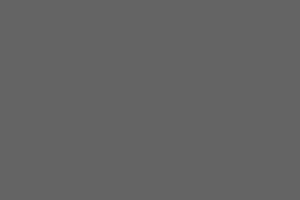
Frame 1 (no input)
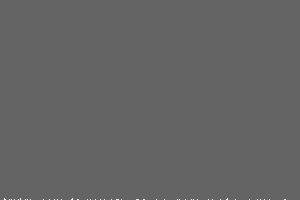
Frame 60 (the mouse pressed at the canvas centre just before this capture)
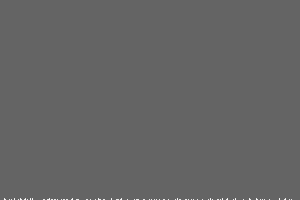
Frame 120 (the mouse held since frame 60 and released just before this capture)

The Processing sketch that drew these frames (run headless with seeded random() and noise(); from frame 60 on, the mouse is pressed at the canvas centre):

// Processing sketch: RandomDistribution
// ── RandomDistribution.pde
// Daniel Shiffman
// The Nature of Code
// Testing Distribution of Perlin Noise generated #'s vs. Randoms

float[] vals;
float[] norms;
float xoff = 0.0f;

void setup() {
  size(300, 200);
  vals = new float[width];
  norms = new float[width];
}

void draw() {
  background(100);
  //float n = noise(xoff);
  int index = int(random(width)); //int(n*width);
  vals[index]++;
  xoff += 0.01;
  stroke(255);
  boolean normalization = false;
  float maxy = 0.0;
  for (int x = 0; x < vals.length; x++) {
    line(x, height, x, height-norms[x]);
    if (vals[x] > height) normalization = true;
    if (vals[x] > maxy) maxy = vals[x];
  }
  for (int x = 0; x < vals.length; x++) {
    if (normalization) norms[x] = (vals[x] / maxy) * (height);
    else norms[x] = vals[x];
  }
}
